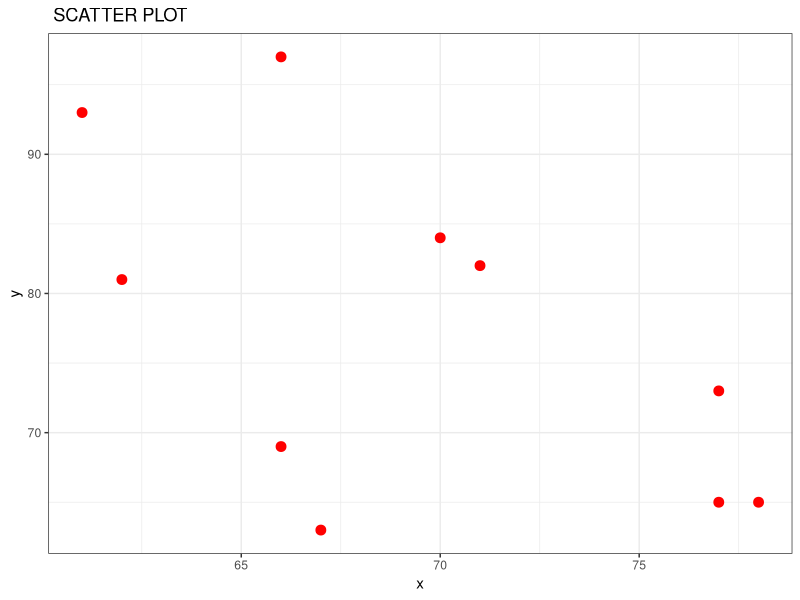
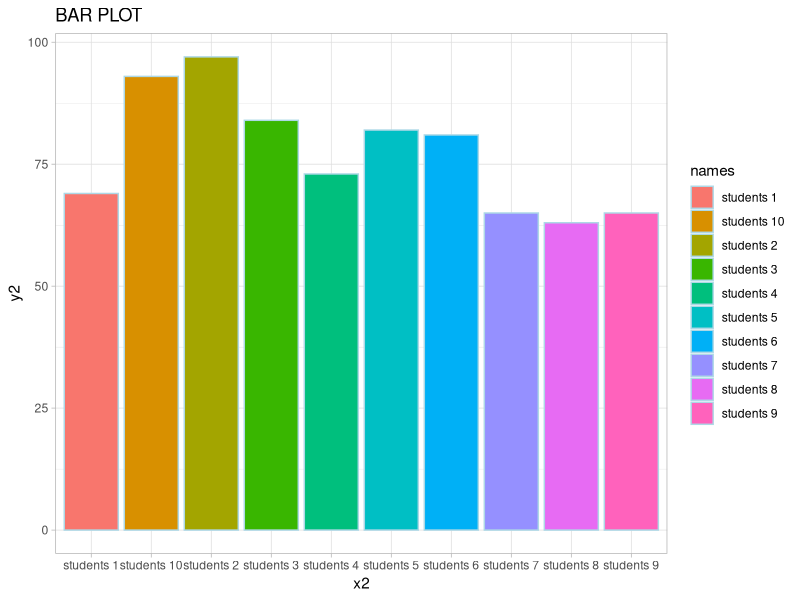
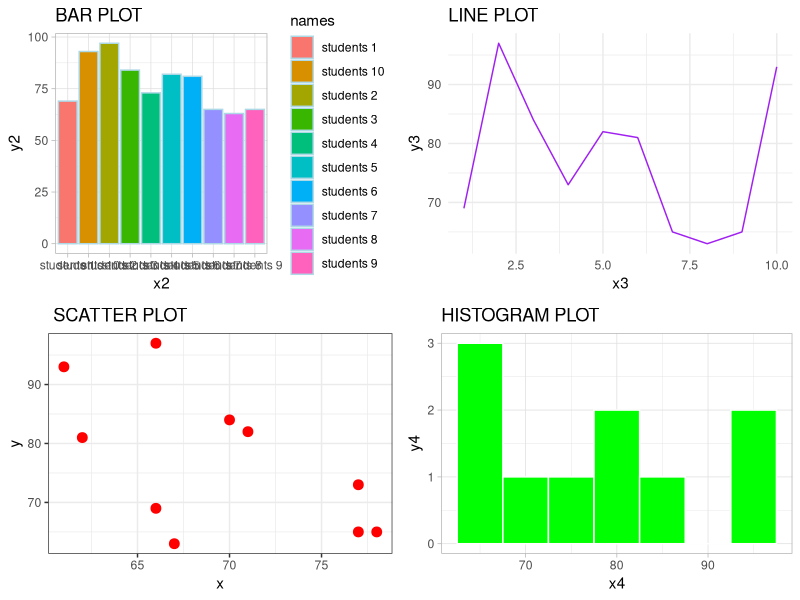

These figures' R source, in order:
library(ggplot2)
library(gridExtra)

set.seed(100)
num_students <- 10

students_data <- data.frame(
  names = paste("students",1:num_students),
  scores = sample(60:100,num_students,replace = TRUE),
  attendance = sample(60:80,num_students,replace = TRUE)
)

scatter_plot <- ggplot(students_data,aes(x=attendance,y=scores)) +
  geom_point(color = "red", size = 3) +
  labs(title = " SCATTER PLOT ", x= "x", y= "y") + 
  theme_bw()
print(scatter_plot)

bar_plot <- ggplot(students_data,aes(x=names,y=scores,fill = names)) +
  geom_bar(stat = "identity",color="lightblue") + 
  labs(title = "BAR PLOT", x="x2",y="y2") + theme_light()

print(bar_plot)
students_data$time <- 1:num_students

line_plot <- ggplot(students_data,aes(x=time,y=scores)) + 
  geom_line(stat = "identity", color = "purple") + 
  labs(title = "LINE PLOT",x="x3",y="y3") + theme_minimal()

histo_plot <- ggplot(students_data,aes(x=scores)) + 
  geom_histogram(binwidth = 5,fill="green",color="white") +
  labs(title = "HISTOGRAM PLOT",x="x4",y="y4") + theme_light()

grid.arrange(bar_plot,line_plot,scatter_plot,histo_plot,ncol=2)
